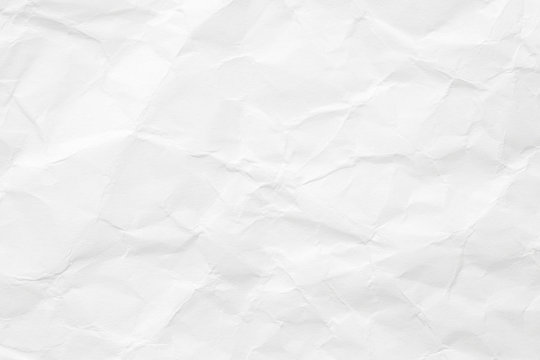
#> input picture images/white.jpg, 540 x 360 px, found by its file name
$ jupyter execute --allow-errors SimilarImages.ipynb
#> lines starting #> are read from the running program, lines starting #| are printed output that depends on the picture
[cell 1]
import pandas as pd
from sewar.full_ref import mse, rmse, psnr, uqi, ssim, ergas, scc, rase, sam, msssim, vifp
import threading
import cv2
from src.utils.Util import *
import psutil
import os

[cell 2]
def thread_function(data, image_path, directory_path, dim, org):
    blur = cv2.imread(f'{directory_path}{image_path}')
    blur = cv2.resize(blur, dim)
    data.append(
        [image_path, mse(blur, org), rmse(blur, org), psnr(blur, org), uqi(blur, org), msssim(blur, org), ergas(blur, org),
         scc(blur, org), rase(blur, org), sam(blur, org), vifp(blur, org)])

[cell 3]
def get_similar_image(reference_image):
#> called with reference_image = '../../images/templates/white.jpg'
    dim = (400, 400)

    ref = cv2.imread(reference_image)
#> ref is the input picture: shape (360, 540, 3); mean B, G, R 237.8, 237.8, 237.8
    ref = cv2.resize(ref, dim)
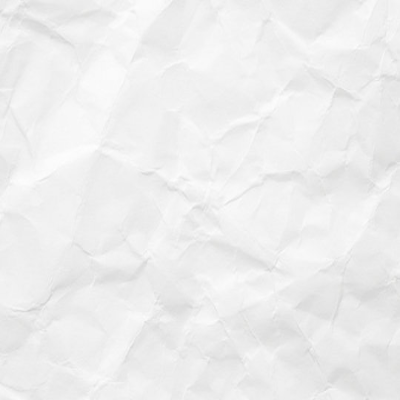
#> ref: shape (400, 400, 3); mean B, G, R 237.7, 237.8, 237.8

    data = []
    directory_path = '../../../data/Ground Truth/Newspapers/ddd/'
    threads = list()
    for image in progress_bar(os.listdir(directory_path)[:100]):
        if image == reference_image:
            continue
        # [6 lines of commented-out code are left out]
        x = threading.Thread(target=thread_function, args=(data, image, directory_path, dim, ref,))
        x.start()
        threads.append(x)

    for thread in progress_bar(threads, desc='Joining threads:'):
        thread.join()

    columns = ['MSE', 'RMSE', 'PSNR', 'UQI', 'MSSSIM', 'ERGAS', 'SCC', 'RASE', 'SAM', 'VIF']
    df = pd.DataFrame(data,
                      columns=['FILE', 'MSE', 'RMSE', 'PSNR', 'UQI', 'MSSSIM', 'ERGAS', 'SCC', 'RASE', 'SAM', 'VIF'])
    # print(df['SSIM'])
    for column in columns:
        df[column] = df[column] / df[column].abs().max()

    return df
